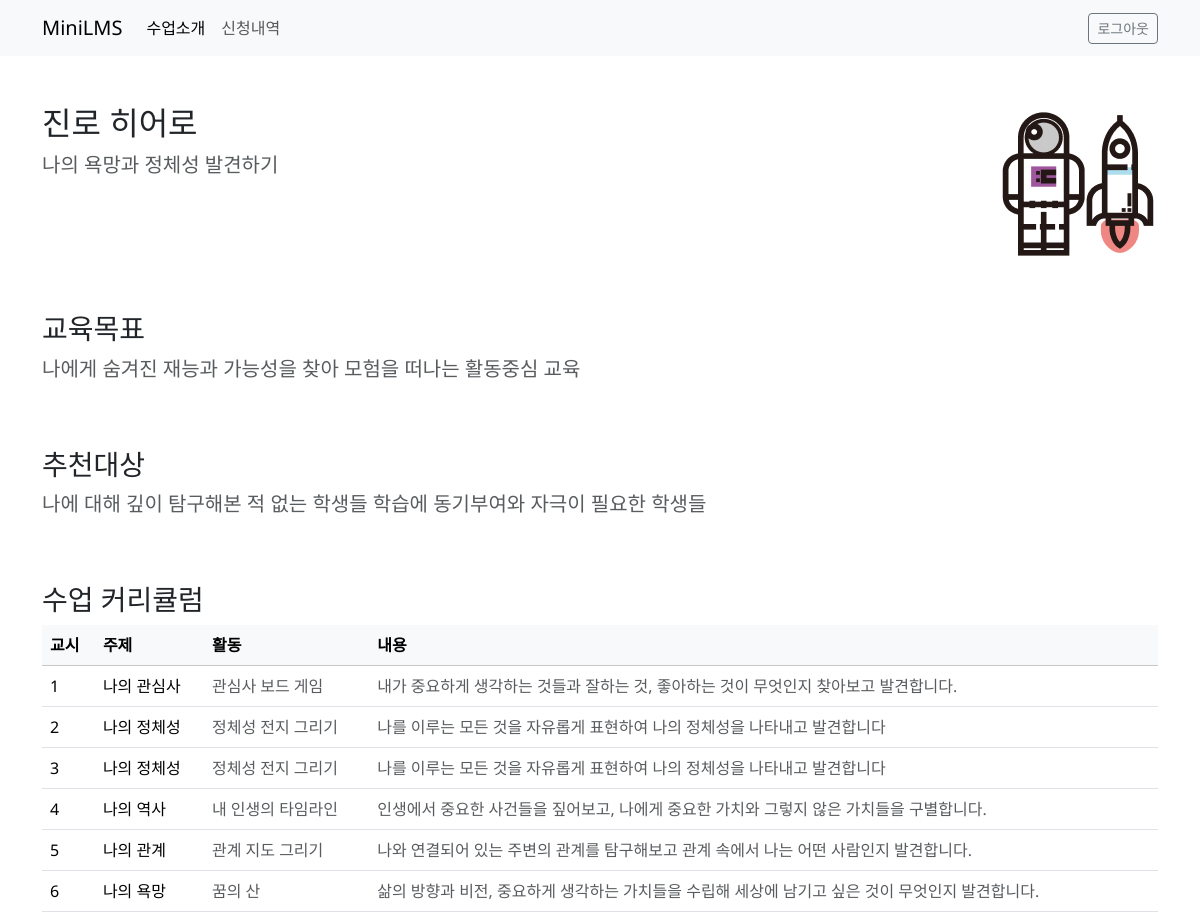
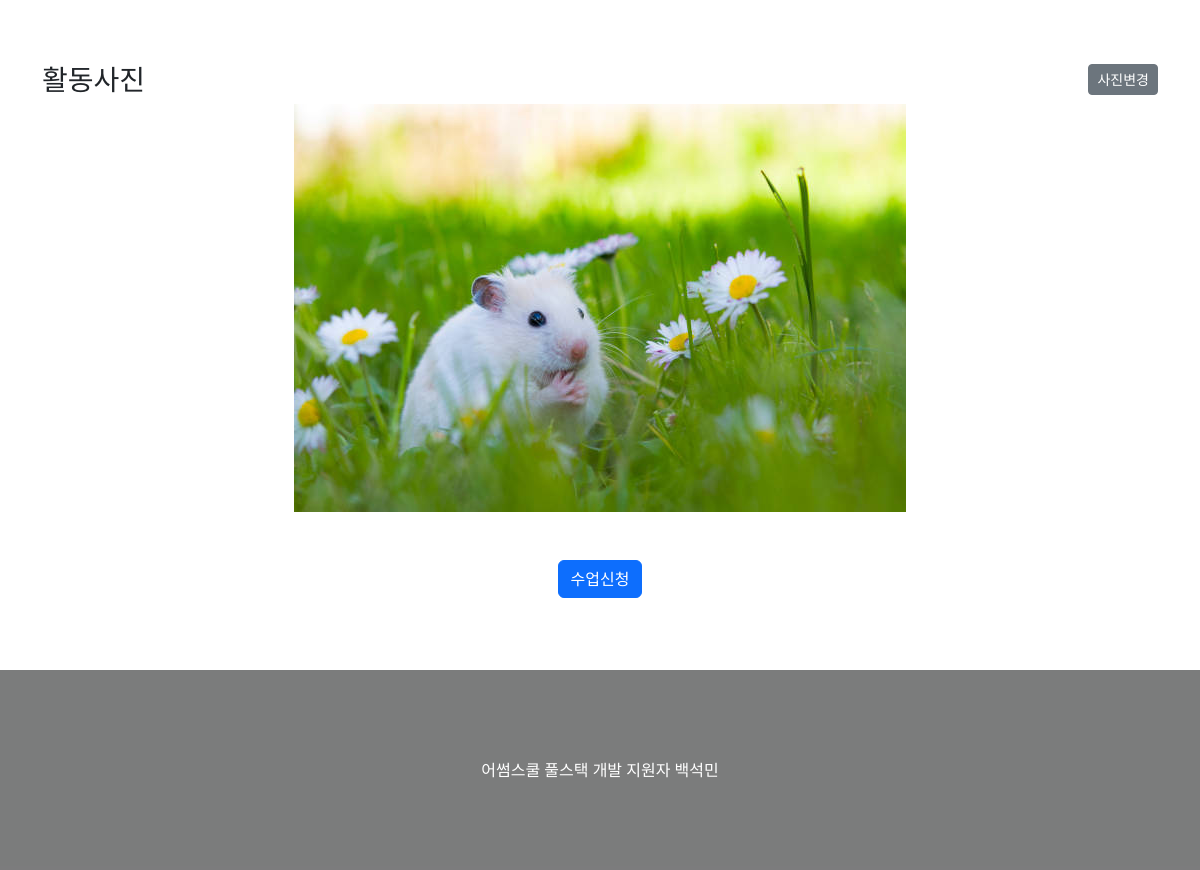
/subjects/7/ (signed in), run on the app's committed database (2 pictures, top to bottom).
### subjects/models.py (models this page shows)
class Subject(models.Model):
  title = models.CharField(max_length=100)
  content = models.TextField()
  image = models.ImageField(upload_to='subjects/', blank=True, null=True)
  objective = models.TextField()
  audience = models.TextField()
  class Meta:
    db_table = 'tb_subjects'

class Curriculum(models.Model):
  subject = models.ForeignKey(Subject, on_delete=models.CASCADE, related_name='curriculums')
  period = models.IntegerField()
  topic = models.CharField(max_length=100)
  task = models.CharField(max_length=100)
  content = models.TextField()
  class Meta:
    db_table = 'tb_curriculums'

### subjects/views.py (the view)
# urls.py: path('<int:id>/', views.detail, name='detail'),
def detail(request, id):
  subject = Subject.objects.get(id=id)
  curriculums = Curriculum.objects.filter(subject_id=id)
  return render(request, 'subjects/detail.html', {'subject': subject, 'curriculums': curriculums})

### templates/subjects/detail.html (shortened to what this page needs)
{% extends 'base.html' %} {% block content %}
<div class="d-flex flex-column gap-5">
  <div class="d-flex justify-content-between align-items-start">
    <div>
      <h2>{{ subject.title }}</h2>
      <p class="fs-5 text-muted">{{ subject.content }}</p>
    </div>
    <img
      class="img-fluid"
      src="/uploads/subjects/subject_{{ subject.id }}_img.jpg"
      alt="{{ subject.title }}"
    />
  </div>
  <div>
    <h3>교육목표</h3>
    <p class="fs-5 text-muted">{{ subject.objective }}</p>
  </div>
  <div>
    <h3>추천대상</h3>
    <p class="fs-5 text-muted">{{ subject.audience }}</p>
  </div>
  <div>
    <h3>수업 커리큘럼</h3>
    <table class="table">
      <thead class="table-light">
        <tr>
          <th scope="col">교시</th>
          <th scope="col">주제</th>
          <th scope="col">활동</th>
          <th scople="col">내용</th>
        </tr>
      </thead>
      <tbody>
        {% for item in curriculums %}
        <tr>
          <td>{{ item.period }}</td>
          <td>{{ item.topic }}</td>
          <td class="text-muted">{{ item.task }}</td>
          <td class="text-muted">{{ item.content }}</td>
        </tr>
        {% endfor %}
      </tbody>
    </table>
  </div>
  <div>
    <h3>
      <span class="d-flex justify-content-between align-items-center">
        활동사진
        <label for="upload" class="btn btn-secondary btn-sm">사진변경</label>
      </span>
    </h3>
    <div class="w-100">
      <img
        src="/uploads/{{ subject.image}}"
        class="img-fluid mx-auto d-block"
        alt="활동 사진"
        style="height: auto"
      />
    </div>
  </div>
  <div class="d-flex justify-content-center">
    <a href="{% url 'subjects:apply' subject.id %}" class="btn btn-primary"
      >수업신청</a
    >
  </div>
</div>
{% endblock %}

### templates/base.html (style rules this page uses)
* { margin: 0; padding: 0; box-sizing: border-box; color: #212529; }
body { font-family: "Noto Sans", sans-serif; }

### data on the page
Subject: title "진로 히어로", content "나의 욕망과 정체성 발견하기", objective "나에게 숨겨진 재능과 가능성을 찾아 모험을 떠나는 활동중심 교육", audience "나에 대해 깊이 탐구해본 적 없는 학생들 학습에 동기부여와 자극이 필요한 학생들", image (picture)
Curriculum: period "1", topic "나의 관심사", task "관심사 보드 게임", content "내가 중요하게 생각하는 것들과 잘하는 것, 좋아하는 것이 무엇인지 찾아보고 발견합니다."
Curriculum: period "2", topic "나의 정체성", task "정체성 전지 그리기", content "나를 이루는 모든 것을 자유롭게 표현하여 나의 정체성을 나타내고 발견합니다"
Curriculum: period "3", topic "나의 정체성", task "정체성 전지 그리기", content "나를 이루는 모든 것을 자유롭게 표현하여 나의 정체성을 나타내고 발견합니다"
Curriculum: period "4", topic "나의 역사", task "내 인생의 타임라인", content "인생에서 중요한 사건들을 짚어보고, 나에게 중요한 가치와 그렇지 않은 가치들을 구별합니다."
Curriculum: period "5", topic "나의 관계", task "관계 지도 그리기", content "나와 연결되어 있는 주변의 관계를 탐구해보고 관계 속에서 나는 어떤 사람인지 발견합니다."
Curriculum: period "6", topic "나의 욕망", task "꿈의 산", content "삶의 방향과 비전, 중요하게 생각하는 가치들을 수립해 세상에 남기고 싶은 것이 무엇인지 발견합니다."
